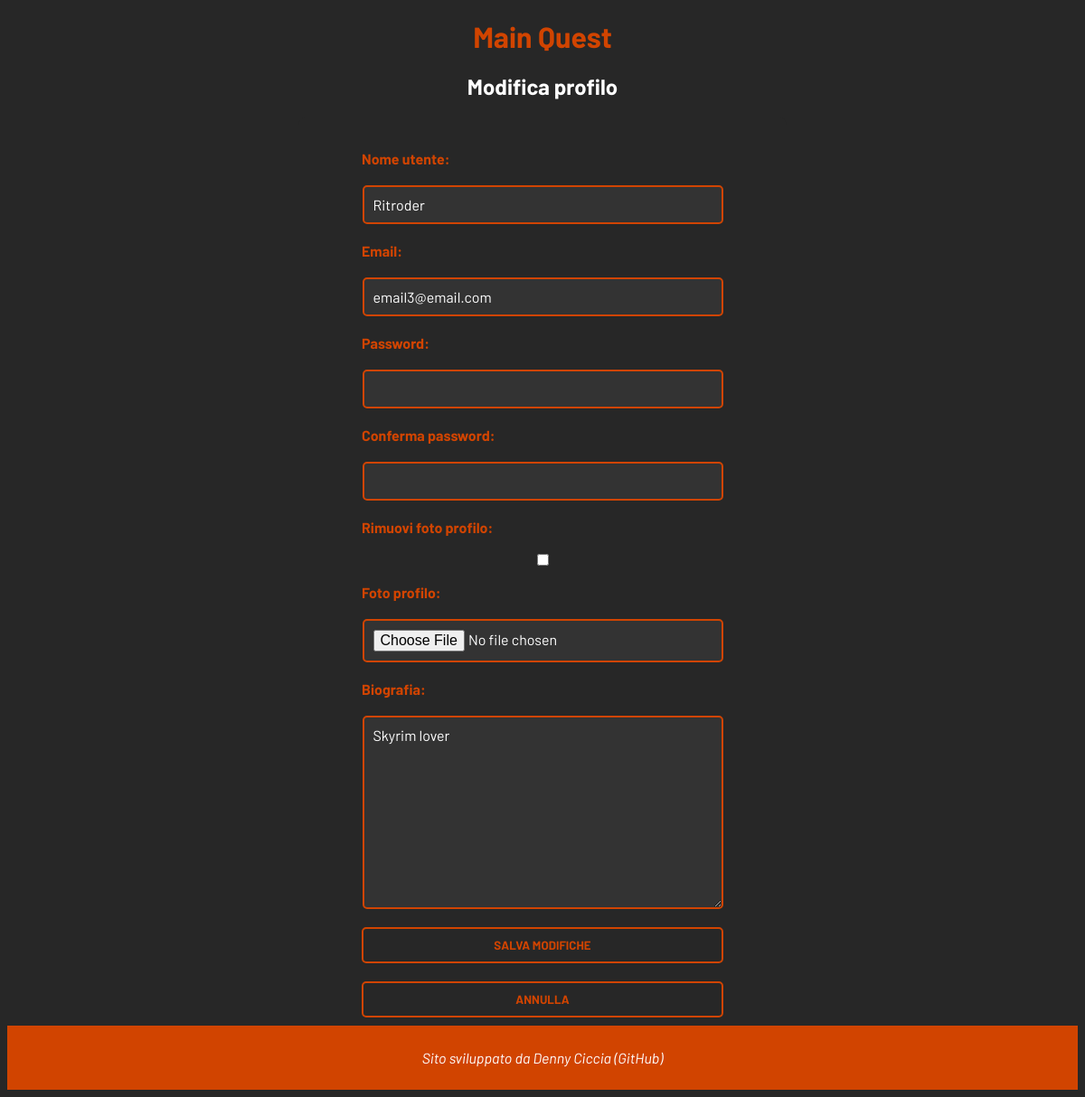
/utenti/acquirente/modifica_profilo/55?next=/utenti/acquirente/55 (signed in), run on the app's committed database.
### utenti/models.py (models this page shows, shortened)
class CustomUser(AbstractUser):
    username_validator = MyValidator()
    username = models.CharField(
        _('username'),
        max_length=100,
        unique=True,
        help_text=_('Required. 100 characters or fewer. Letters, digits and @/./+/-/_ only.'),
        validators=[username_validator],
            error_messages={
            'unique': _("A user with that username already exists."),
        },
    )

class Acquirente(models.Model):
    user = models.OneToOneField(CustomUser, on_delete=models.CASCADE, related_name='acquirente_profile')
    nome = models.CharField(max_length=100)
    foto_profilo = models.ImageField(upload_to="profile_pics/", default="imgs/default_profile_image.png")
    biografia = models.TextField(blank=True, default="")
    oscurato = models.BooleanField(default=False)
    class Meta:
        verbose_name_plural = "Acquirenti"

### MainQuest/views.py (the view)
        def wrapped_view(request, *args, **kwargs):
            if not in_group(request.user):
                messages.error(request, "Per accedere a questa pagina devi essere nel gruppo " + group_name)
                return redirect("login")
            return view_func(request, *args, **kwargs)

### utenti/forms.py
class ModificaProfiloAcquirenteForm(ModificaProfiloForm):
    biografia = forms.CharField(label="Biografia", widget=forms.Textarea, required=False)
    class Meta:
        model = Acquirente
        fields = ["username", "email", "password1", "password2", "clear_image", "foto_profilo", "biografia"]
    def __init__(self, *args, **kwargs):
        user = kwargs.pop("user", None)
        super().__init__(user=user, *args, **kwargs)
        self.fields["biografia"].initial = user.acquirente_profile.biografia

### MainQuest/views.py (called while the page is built)
def group_required(group_name):
    def in_group(user):
        return user.is_authenticated and user.groups.filter(name=group_name).exists()
    def decorator(view_func):
        def wrapped_view(request, *args, **kwargs):
            if not in_group(request.user):
                messages.error(request, "Per accedere a questa pagina devi essere nel gruppo " + group_name)
                return redirect("login")
            return view_func(request, *args, **kwargs)
        return wrapped_view
    return decorator

### utenti/templates/utenti/modifica_profilo_acquirente.html
{% extends "base_form.html" %}
{% block second_title %}Modifica profilo{% endblock %}
{% block form %}
    <form method="POST" action="{% url "utenti:modifica_profilo_acquirente" user.acquirente_profile.pk %}" enctype="multipart/form-data"> {% csrf_token %}
        {{ form.as_p}}
        <button type="submit">Salva modifiche</button>
        <a href="{% url "utenti:profilo_acquirente" user_id %}"><button>Annulla</button></a>
    </form>
{% endblock %}

### static/css/style.css (style rules this page uses)
body { background-color: #272727; color: #ffffff; font-family: 'Barlow', sans-serif; }
a { color: #ffffff; text-decoration: none; }

### static/css/style_form.css (style rules this page uses)
form { background-color: #272727; padding: 20px; border-radius: 8px; color: #ffffff; font-family: 'Barlow', sans-serif; margin: 0 auto; text-align: center; max-width: 500px; }
form label { font-weight: bold; color: #d14400; text-align: left; display: block; margin: 0 auto 20px auto; width: 100%; max-width: 400px; }
form input, form select, form textarea { padding: 10px; border: 2px solid #d14400; border-radius: 5px; background-color: #333333; color: #ffffff; font-family: 'Barlow', sans-serif; font-size: 16px; transition: border-color 0.3s; display: block; margin: 0 auto 20px auto; width: 75%; max-width: 400px; }
form button { background-color: transparent; border: 2px solid #d14400; color: #d14400; padding: 10px 20px; border-radius: 5px; cursor: pointer; text-transform: uppercase; font-family: 'Barlow', sans-serif; font-weight: bold; transition: background-color 0.3s, color 0.3s; display: block; margin: 0 auto 20px auto; width: 100%; max-width: 400px; }

### data on the page
CustomUser: username "Ritroder", email "email3@email.com"
Acquirente: biografia "Skyrim lover"
